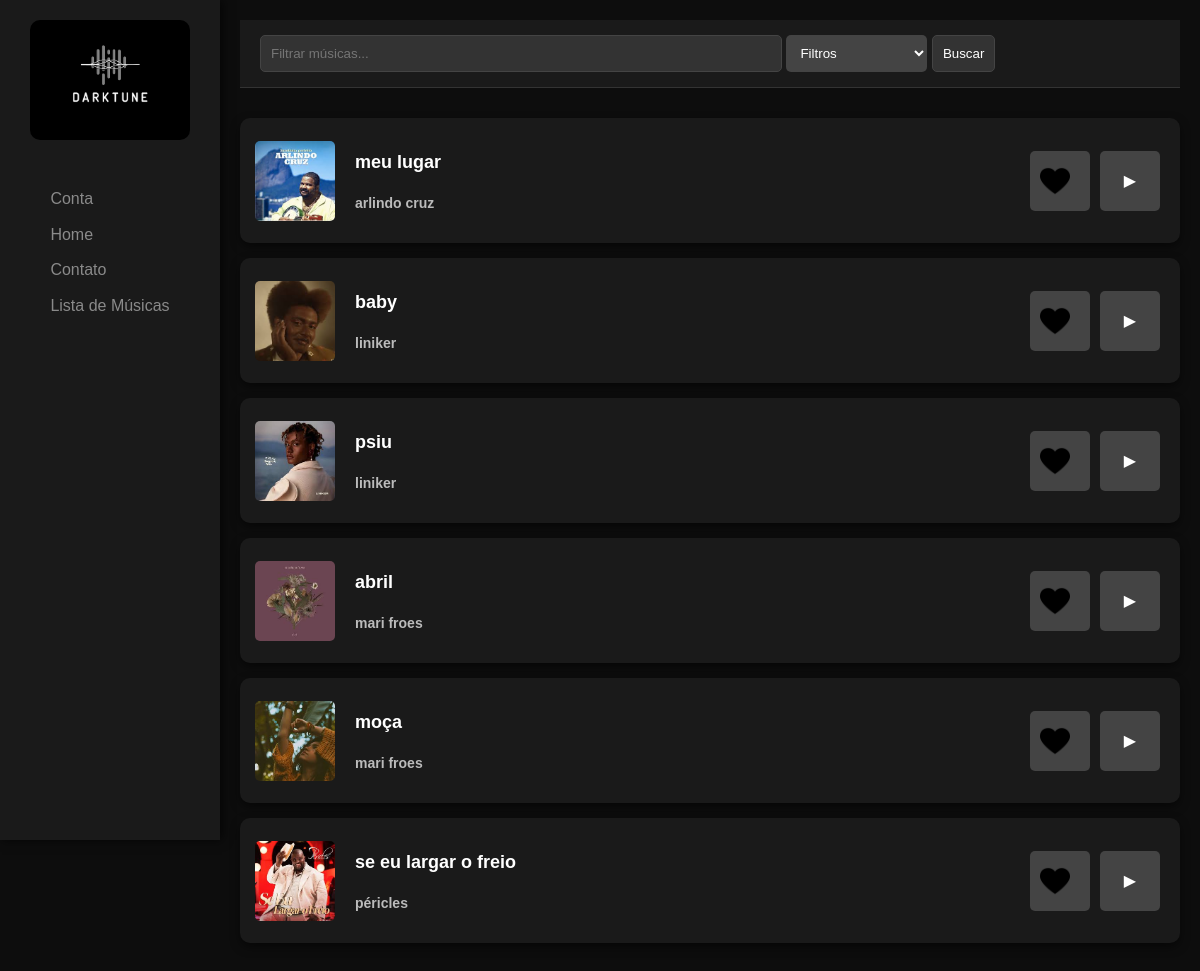
Screenshot of /paginas/musicas with the database file from the repository.
### app/models/MusicasModel.py (models this page shows, shortened)
class MusicasModel(Base):
    __tablename__ = "musicas"
    id_musica = Column(Integer, primary_key=True)
    nome_musica = Column(String(150), nullable=False)
    url_imagem = Column(String(255), nullable=False)
    url_audio = Column(String(255), nullable=False)
    fk_id_usuario = Column(Integer, ForeignKey("usuarios.id_usuario"), nullable=False)
    usuario = relationship("UsuariosModel", back_populates="musicas")
    musicas_categorias = relationship("MusicasCategoriasModel", back_populates="musica", cascade="all, delete-orphan")
    curtida = relationship("CurtidasModel", cascade="all, delete-orphan")
    cantor_musica = relationship("CantoresMusicasModel", cascade="all, delete-orphan")
    def to_dict(self) -> Dict[str, int]:
        return {
            "id": self.id_musica,
            "nome": self.nome_musica,
            "url_imagem": self.url_imagem,
            "url_audio": self.url_audio,
            "id_usuario": self.fk_id_usuario,
        }

### app/routes/paginasRoute.py (the view)
@paginas_bp.route("/musicas")
def musicas():
    musicas = MusicaController().capturar_todas_as_musicas()
    return render_template("musicas.html", musicas=musicas)

### app/templates/musicas.html (shortened to what this page needs)
<!DOCTYPE html>
<html lang="pt-br">
<head>
  <link rel="stylesheet" href="{{url_for('static', filename='css/musicas/style.css')}}">
  <link rel="stylesheet" href="{{url_for('static', filename='css/navbar.css')}}">
  <link
    rel="stylesheet"
    href="{{url_for('static', filename='css/mensagens.css')}}"
  />
</head>
<body>
  <div class="sidebar">
    <div class="logo">
      <img src="{{url_for('static', filename='imagens/logo.png')}}" alt="Logo Darktune">
    </div>
    <nav>
      <ul>
        <li>
          <a href="{{url_for('paginas.musicas')}}"><a href="{{url_for('paginas.conta')}}" class="user-button">
          {% if session['nome'] %}
            {{session['nome']}}
          {% else %}
            Conta
          {% endif %}
        </a>
      </li>
        <li><a href="{{url_for('paginas.home')}}">Home</a></li>
        <li><a href="{{url_for('paginas.contato')}}">Contato</a></li>
        <li><a href="{{url_for('paginas.musicas')}}">Lista de Músicas</a></li>
      </ul>
    </nav>
  </div>
  <div class="conteudo-principal">
    <header>
      <form action="{{url_for('musicas.listar_musicas_por_filtro')}}" method="GET">
        <input type="text" placeholder="Filtrar músicas..." class="campo-filtro" name="parametro">
        <select class="filtro" name="filtro">
          <option value="" selected>Filtros</option>
        </select>
        <input type="submit" value="Buscar" class="btn-filtro">
      </form>
    </header>
    <section class="lista-musicas">
      {% for musica in musicas[0] %}
      <div class="musica">
        <img src="{{url_for('static', filename='uploads/imagens/'+musica['url_imagem'])}}" alt="Capa do Álbum">
        <div class="info-musica">
          <h2 class="titulo-musica">{{musica['nome']}}</h2>
          <h3 class="artista-musica">{{musica['cantores'] | join(', ')}}</h3>
        </div>
        <div class="acoes">
          {% if musica['curtida_usuario'] == 0 %}
            <a class="btn-favoritar" href="{{url_for('musicas.curtir_musica', id=musica['id'])}}"><img src="{{url_for('static', filename='imagens/deslike.png')}}"></a>
          {% else %}
            <a class="btn-favoritar" href="{{url_for('musicas.descurtir_musica', id=musica['id_curtida'], link='paginas.musicas')}}"><img src="{{url_for('static', filename='imagens/like.png')}}"></a>
          {% endif %}
          <a class="btn-reproduzir" href="{{url_for('paginas.musica', id=musica['id'])}}">▶</a>
        </div>
      </div>
      {% endfor %}
    </section>
  </div>
</body>
</html>

### app/static/css/musicas/style.css (style rules this page uses)
body { margin: 0; font-family: 'Arial', sans-serif; background-color: #0d0d0d; color: #f0f0f0; line-height: 1.6; }
.logo { width: 160px; height: 120px; margin-bottom: 30px; }
.logo img { width: 100%; height: 100%; object-fit: cover; border-radius: 10px; }
.conteudo-principal { margin-left: 220px; padding: 20px; background-color: #0d0d0d; min-height: 100vh; }
header { display: flex; justify-content: space-between; align-items: center; padding: 15px 20px; background-color: #1a1a1a; border-bottom: 1px solid #333333; }
header .campo-filtro { padding: 10px; width: 500px; border-radius: 5px; border: 1px solid #444; background-color: #333333; color: white; }
header .filtro { padding: 10px; background-color: #444444; color: white; border-radius: 5px; border: none; }
header .filtro option { background-color: #333333; }
header .btn-filtro { padding: 10px; border-radius: 5px; border: 1px solid #444; background-color: #333333; color: white; }
.lista-musicas { margin-top: 30px; }
.musica { display: flex; align-items: center; background-color: #1a1a1a; padding: 15px; margin-bottom: 15px; border-radius: 10px; box-shadow: 0 4px 10px rgba(0, 0, 0, 0.5); }
.musica img { width: 80px; height: 80px; object-fit: cover; border-radius: 5px; margin-right: 20px; }
.info-musica { flex-grow: 1; }
.titulo-musica { font-size: 18px; color: #ffffff; }
.artista-musica { font-size: 14px; color: #bbbbbb; }
.acoes { display: flex; align-items: center; }
.btn-favoritar, .btn-reproduzir { width: 40px; height: 40px; background-color: #444444; color: #ffffff; border: none; padding: 10px; margin: 0 5px; cursor: pointer; border-radius: 5px; transition: background-color 0.3s ease; display: grid; place-items: center; }
.btn-favoritar img { width: 30px; height: 30px; }

### app/static/css/navbar.css (style rules this page uses)
.sidebar { width: 220px; height: 100vh; background-color: #1a1a1a; position: fixed; top: 0; left: 0; display: flex; flex-direction: column; align-items: center; padding: 20px 0; box-shadow: 2px 0 10px rgba(0, 0, 0, 0.7); }
nav ul { list-style-type: none; padding: 0; }
nav ul li { margin: 10px 0; }
nav ul li a { color: #8a8a8a; text-decoration: none; }
a { text-decoration: none; }

### rows the page displays
MusicasModel: shows a picture, nome "meu lugar", cantores "arlindo cruz"
MusicasModel: shows a picture, nome "baby", cantores "liniker"
MusicasModel: shows a picture, nome "psiu", cantores "liniker"
MusicasModel: shows a picture, nome "abril", cantores "mari froes"
MusicasModel: shows a picture, nome "moça", cantores "mari froes"
MusicasModel: shows a picture, nome "se eu largar o freio", cantores "péricles"
